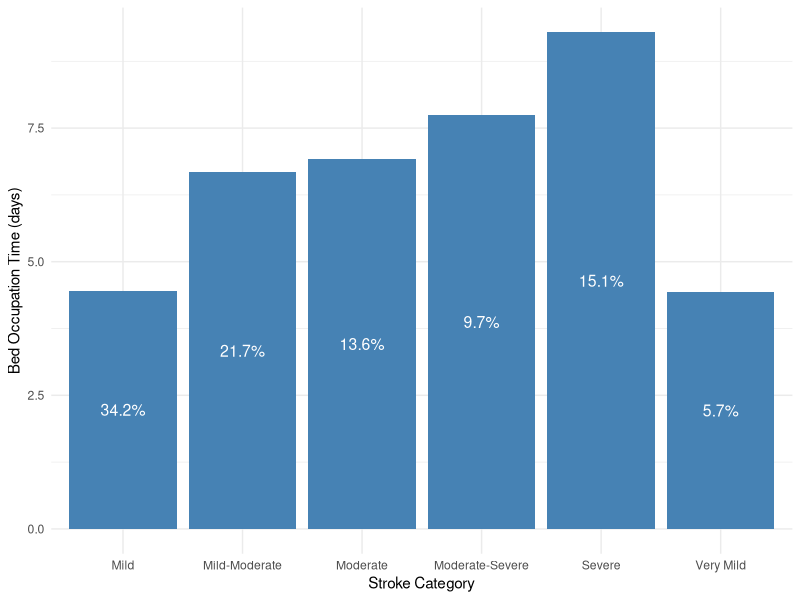
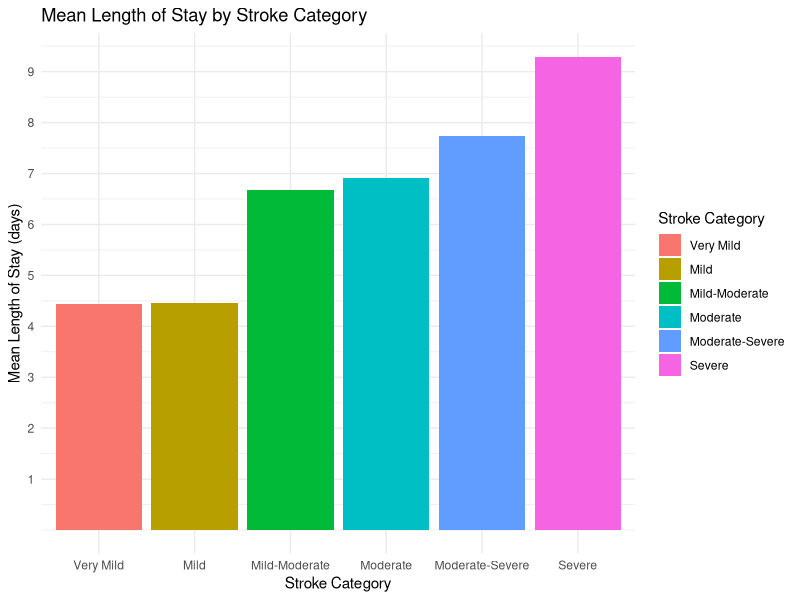
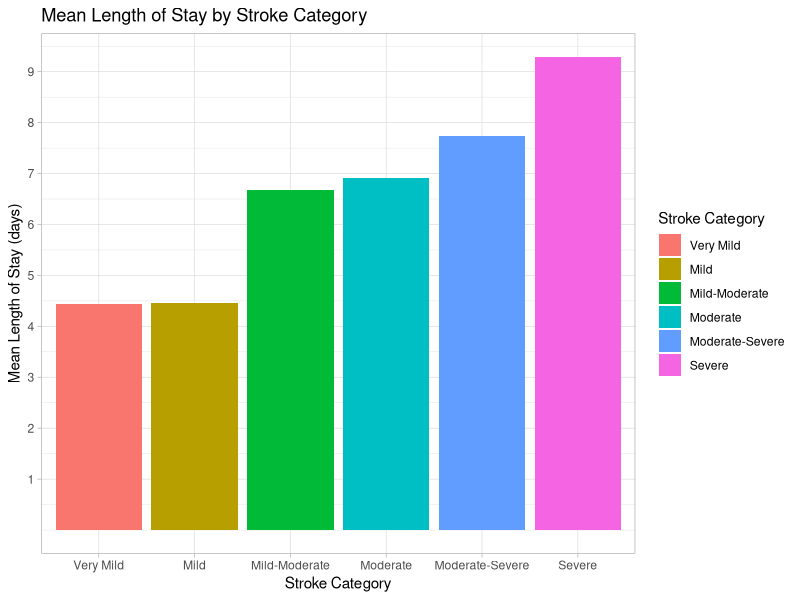

Generate these figures, in order, with R: (Note: this script raises an error after producing the figures.)
## ---- chunk 1
library(tidyverse)
library(ggplot2)
library(bookdown)

set.seed(2023)
# Parameters

total_patients <- 350 # assuming there are 350 all around the year
total_patients_future <- 1250 # assuming the 1250 patients in the future 
patients_per_month <- 350/12 # patients per month
arrival_rate <- total_patients/365  # average 6 patients per day
arrival_rate_future <- total_patients_future/365 # average 7 patients per day

# Bed occupation time (in days) for each stroke level

bed_occupation_time <- list(c(4.43), c(4.46), c(6.67), c(6.92), c(7.74), c(9.29))


# Probability of each stroke level
stroke_level_prob <- c(0.0570,0.342, 0.217, 0.136, 0.0971, 0.151)
## ---- chunk 2
library(tidyverse)
library(ggplot2)
library(bookdown)

set.seed(2023)
# Parameters

total_patients <- 350 # assuming there are 350 all around the year
total_patients_future <- 1250 # assuming the 1250 patients in the future 
patients_per_month <- 350/12 # patients per month
arrival_rate <- total_patients/365  # average 6 patients per day
arrival_rate_future <- total_patients_future/365 # average 7 patients per day

# Bed occupation time (in days) for each stroke level

bed_occupation_time <- list(c(4.43), c(4.46), c(6.67), c(6.92), c(7.74), c(9.29))


# Probability of each stroke level
stroke_level_prob <- c(0.0570,0.342, 0.217, 0.136, 0.0971, 0.151)

bed_occupation_time_df <- data.frame(
  stroke_category = c("Very Mild", "Mild", "Mild-Moderate", "Moderate", "Moderate-Severe", "Severe"),
  bed_occupation_time = c(4.43,4.46,6.67,6.92,7.74,9.29),
  probability = c(0.0570,0.342, 0.217, 0.136, 0.0971, 0.151)
)

ggplot(bed_occupation_time_df, aes(x = stroke_category, y = bed_occupation_time)) +
  geom_col(fill = "steelblue") +
  theme_minimal()+
  geom_text(aes(label = scales::percent(probability, accuracy = 0.1)), 
            position = position_stack(vjust = 0.5), color = "white", size = 4) +
  theme_minimal() +
  labs(
       x = "Stroke Category",
       y = "Bed Occupation Time (days)")

bed_occupation_time_df %>%
  knitr::kable(caption = "The table displaying stroke categories and corresponding length of stay and probabilities", label = "tab:bed_occupation_times_tab")
## ---- chunk 3
# generating the inter-arrival times

set.seed(2023)
# the function below is created to generate the inter-arrival times between the patients.
# the inter arrival follows an exponential distribution hence rexp(), arrival rate is
# defined above

generate_interarrival_times <- function(total_patients, arrival_rate) {
  set.seed(07052023)
  interarrival_times <- rexp(total_patients, rate = arrival_rate)
  return(interarrival_times)
}

## ---- chunk 4
# assigning the stroke levels to the patients

set.seed(2023)

# the function is created to assign patients (from total_patients) randomly a stroke level.
# This assignment is based on the probabilities defined in the stroke_level_prob. 
# To achieve this we use sample()

assign_stroke_levels <- function(total_patients, stroke_level_prob) {
  set.seed(07052023)
  stroke_levels <- sample(1:length(stroke_level_prob), 
                          size = total_patients, 
                          replace = TRUE, 
                          prob = stroke_level_prob)
  return(stroke_levels)
}


# if the probability of the severe stroke is really high, say 0.7, 
# then the sample() function would generate random samples of 350 patients 
# wherein most patients would be assigned the severe stroke level category. 

# stroke levels for the present number of patients
stroke_levels <- assign_stroke_levels(total_patients, stroke_level_prob)

# future stroke levels for the future increased number of patients

stroke_levels_future <- assign_stroke_levels(total_patients = total_patients_future,
                                             stroke_level_prob = stroke_level_prob)
## ---- chunk 5
#generating length of stay

generate_length_of_stay <- function(total_patients, bed_occupation_time, stroke_levels) {
  set.seed(07052023)
  los <- numeric(total_patients)

  i <- 1
  while (i <= total_patients) {
    stroke_categories <- stroke_levels[i]
    bed_time <- bed_occupation_time[[stroke_categories]]
    los[i] <- if (length(bed_time) == 1) {
      bed_time[1]
    } else {
      sample(bed_time[1]:bed_time[2], 1)
    }
    i <- i + 1
  }

  return(los)
}
# Generating length_of_stay for each patient
length_of_stay <- generate_length_of_stay(total_patients, bed_occupation_time, stroke_levels)

## ---- chunk 6

set.seed(2023)

# generating the arrival data for the current volume of patients

# Add number_of_patients and length_of_stay to arrivals_data

interarrival_times <- generate_interarrival_times(total_patients, arrival_rate)

stroke_levels <- assign_stroke_levels(total_patients, stroke_level_prob)

length_of_stay<- generate_length_of_stay(total_patients, bed_occupation_time, stroke_levels)

arrivals_data <- data.frame(interarrival_times, stroke_levels, length_of_stay)

arrivals_data$stroke_categories <- factor(arrivals_data$stroke_levels,
                                          levels = c(1, 2, 3, 4, 5, 6),
                                          labels = c("Very Mild", "Mild", "Mild-Moderate", "Moderate", "Moderate-Severe", "Severe"))

ggplot(arrivals_data, aes(x = stroke_categories, y = length_of_stay, fill = stroke_categories)) +
  geom_bar(stat = "summary", fun = "mean", position = "dodge") +
  theme_minimal() +
  scale_y_continuous(breaks = c(1,2,3,4,5,6,7,8,9,10))+
  labs(title = "Mean Length of Stay by Stroke Category",
       x = "Stroke Category",
       y = "Mean Length of Stay (days)") +
  scale_fill_discrete(name = "Stroke Category")

arrivals_data %>% head()

## ---- chunk 7
set.seed(2023)
# generating the arrival data for the future volume of patients

interarrival_times_future <- generate_interarrival_times(total_patients = total_patients_future,
                                                         arrival_rate_future)
stroke_levels_future <- assign_stroke_levels(total_patients = total_patients_future,
                                             stroke_level_prob = stroke_level_prob)
length_of_stay_future <- generate_length_of_stay(total_patients_future, bed_occupation_time, stroke_levels_future)

arrivals_data_future <- data.frame(interarrival_times_future,stroke_levels_future,
                                   length_of_stay_future)

arrivals_data_future$stroke_categories <- factor(arrivals_data_future$stroke_levels,
                                          levels = c(1, 2, 3, 4, 5, 6),
                                          labels = c("Very Mild", "Mild", "Mild-Moderate", "Moderate", "Moderate-Severe", "Severe"))

ggplot(arrivals_data_future, aes(x = stroke_categories, y = length_of_stay_future, fill = stroke_categories)) +
  geom_bar(stat = "summary", fun = "mean", position = "dodge") +
  theme_light() +
  scale_y_continuous(breaks = c(1,2,3,4,5,6,7,8,9,10))+
  labs(title = "Mean Length of Stay by Stroke Category",
       x = "Stroke Category",
       y = "Mean Length of Stay (days)") +
  scale_fill_discrete(name = "Stroke Category")

arrivals_data_future %>% head()
## ---- chunk 8

# created the stroke simulation function 

set.seed(2023)

stroke_simulation <- function(total_patients, arrival_rate, 
                              bed_occupation_time, stroke_level_prob, 
                              num_beds) {
  set.seed(07052023)
  
  interarrival_times <- generate_interarrival_times(total_patients, arrival_rate)
  stroke_levels <- assign_stroke_levels(total_patients, stroke_level_prob)
  length_of_stay <- generate_length_of_stay(total_patients, bed_occupation_time, stroke_levels)
  
  # initializing the beds and queue 
  beds <- numeric(num_beds)
  queue <- list()
  

# inter-arrival_time is an input parameter for this function, 
# which represents the time between patient arrivals. 
# This variable is based on the generate_interarrival_times function, 
# where we input the total number of patients and arrival rate.

# The pmax function ensures that the bed occupation times do not become negative. 
# A value of 0 in this context means that the bed is available 
# (i.e., the patient has completed their stay)
  
  update_bed_occupation_times <- function(beds, interarrival_time) {
    set.seed(07052023)
  beds <- pmax(beds - interarrival_time, 0)
  
  # 'beds' is a numeric vector that represents the current remaining 
  # bed occupation time for each bed in the simulation.
  # Each element in this vector corresponds to a bed in the hospital
  # ward. A value of 0 means that the bed is available for use.
  # Subtracting the inter-arrival_time from each element of 'beds' 
  # updates the remaining bed occupation times, considering the 
  # passage of time between patient arrivals.
  # The pmax function is used to ensure that the resulting bed 
  # occupation times do not become negative, meaning that a 
  # bed with a remaining time less than or equal to the interarrival_time
  # will be considered available (set to 0).
  return(beds)
}
  
  # for every patient in total patients (1000)
  i <- 1
  while (i <= total_patients) {
    set.seed(07052023)
    
    # update the beds variable with the bed occupation times 
    # of all the patients arriving at the inter-arrival times
    
    beds <- update_bed_occupation_times(beds, interarrival_times[i])
    # creating a new variable available beds to keep track 
    # of the available beds the beds that are available will
    # have the bed occupation time of 0 so in this variable 
    # I store the beds that are available hence which(beds==0)
    
    available_beds <- which(beds == 0)
    
    # here if the length of the available beds vector 
    # is greater than 0 which means that 
    # there is at least one bed with bed occupation times ==0 
    # then assign the first available bed to the patient 
    # by setting this available bed (bed occupation times ==0) 
    # to the length of the stay of the patient 
    # (whatever the severity of that patient might be)
    
    if (length(available_beds) > 0) {
      set.seed(07052023)
      beds[available_beds[1]] <- length_of_stay[i]
    } else {
      set.seed(07052023)
      # if there is no bed available then append the queue list
      queue <- append(queue, length_of_stay[i])
    }
  }
  
  return(list(beds = beds, queue = queue, length_of_stay =length_of_stay))
}



## ---- chunk 9

## defining the auxiliary functions such as the inter-arrival times, length of stay and assigning the stroke category functions inside the stroke simulation function.

stroke_simulation_mod <- function(total_patients, arrival_rate, 
                              bed_occupation_time, stroke_level_prob, 
                              num_beds) {
  set.seed(07052023)

  generate_interarrival_times <- function(total_patients, arrival_rate) {
    interarrival_times <- rexp(total_patients, rate = arrival_rate)
    return(interarrival_times)
  } 
  
  assign_stroke_levels <- function(total_patients, stroke_level_prob) {
    stroke_levels <- sample(1:length(stroke_level_prob), 
                            size = total_patients, 
                            replace = TRUE, 
                            prob = stroke_level_prob)
    return(stroke_levels)
  }
  
  generate_length_of_stay <- function(total_patients, bed_occupation_time, stroke_levels) {
    length_of_stay <- numeric(total_patients)
    
    for (i in 1:total_patients) {
      stroke_level <- stroke_levels[i]
      
      if (length(bed_occupation_time[[stroke_level]]) == 1) {
        length_of_stay[i] <- bed_occupation_time[[stroke_level]][1]
      } else {
        length_of_stay[i] <- sample(bed_occupation_time[[stroke_level]][1]:bed_occupation_time[[stroke_level]][2], 1)
      }
    }
    
    return(length_of_stay)
  }
  
  interarrival_times <- generate_interarrival_times(total_patients, arrival_rate)
  stroke_levels <- assign_stroke_levels(total_patients, stroke_level_prob)
  length_of_stay <- generate_length_of_stay(total_patients, bed_occupation_time, stroke_levels)
  
    beds <- rep(0, num_beds)
  queue <- list()
  
  update_bed_occupation_times <- function(beds, interarrival_time) {
    set.seed(07052023)
  beds <- pmax(beds - interarrival_time, 0)

  return(beds)
}

  
  for (i in 1:total_patients) {
    set.seed(07052023)
    
    beds <- update_bed_occupation_times(beds, interarrival_times[i])
    available_beds <- which(beds == 0)
    
    if (length(available_beds) > 0) {
      set.seed(07052023)
      beds[available_beds[1]] <- length_of_stay[i]
    } else {
      set.seed(07052023)
      # if there is no bed available then append the queue list
      queue <- append(queue, length_of_stay[i])
    }
  }
  
  return(list(beds = beds, queue = queue, length_of_stay =length_of_stay))
}

## run simulation function

run_simulation_mod <- function(arrival_rate,
                           bed_occupation_time,
                           stroke_level_prob,
                           total_patients,
                           num_simulations) {
  set.seed(07052023)
    num_bed_range <- seq(5,20, by=1)

  performance_metrics_list <- lapply(1:num_simulations, function(simulation) {
    set.seed(07052023)
    lapply(num_bed_range, function(num_beds) {
      set.seed(07052023)
      stroke_sim <- stroke_simulation_mod(total_patients =  total_patients,
                                      arrival_rate = arrival_rate,
                                      bed_occupation_time = bed_occupation_time,
                                      stroke_level_prob = stroke_level_prob,
                                      num_beds = num_beds)

      num_beds <- length(stroke_sim$beds)
      total_patients <- total_patients

      occupied_beds <- sum(stroke_sim$beds > 0)
      utilization <- occupied_beds / num_beds

      total_wait_times <- sum(unlist(stroke_sim$queue))
      num_patients_queue <- length(stroke_sim$queue)
      avg_wait_times <- total_wait_times / num_patients_queue

      average_time_in_queue = total_wait_times / num_patients_queue
      max_queue_length <- length(stroke_sim$queue)

      proportion_patients_waiting <- num_patients_queue / total_patients
      percent_patients_waiting <- proportion_patients_waiting * 100

      avg_length_of_stay <- (sum(stroke_sim$length_of_stay)) / total_patients

      performance_metrics_month <- data.frame(num_beds = num_beds,
                                              utilization = utilization,
                                              avg_wait_times = avg_wait_times,
                                              max_queue_length = max_queue_length,
                                              # min_queue_length = stroke_sim$min_queue_length,
                                              proportion_patients_waiting = proportion_patients_waiting,
                                              percent_patients_waiting = percent_patients_waiting,
                                              avg_length_of_stay = avg_length_of_stay)

      return(performance_metrics_month)
    })
  })

  return(performance_metrics_list)
}


results_mod <- run_simulation(arrival_rate = arrival_rate,
                          bed_occupation_time = bed_occupation_time,
                          stroke_level_prob = stroke_level_prob,
                          total_patients = total_patients,
                          num_simulations = 2000)
results_df_mod <-do.call(rbind, lapply(results, function(x) do.call(rbind, x)))
## ---- chunk 10
# Load the ggplot2 library
library(ggplot2)

# Plot average waiting times against the number of beds
ggplot(results_df, aes(x = num_beds, y = avg_wait_times)) +
  geom_point() +
  geom_smooth(method = "loess") +
  labs(title = "Average Waiting Times vs. Number of Beds",
       x = "Number of Beds",
       y = "Average Waiting Time (Days)")

# Plot the percent of patients waiting against the number of beds
ggplot(results_df, aes(x = num_beds, y = percent_patients_waiting)) +
  geom_point(size=1,
             alpha= 1) +
  geom_smooth(method = "loess") +
  theme_minimal() +
  labs(title = "Percent of Patients Waiting vs. Number of Beds",
       x = "Number of Beds",
       y = "Percent of Patients Waiting") +
  geom_hline(yintercept = 5, linetype = "dashed", color = "red", size = 0.5)+
  scale_y_continuous(breaks = c(5,10,15,20,25,30,35))


# Plot utilization against the number of beds
ggplot(results_df, aes(x = num_beds, y = utilization)) +
  geom_point(size=0.7) +
  geom_smooth(method = "loess") +
  theme_minimal()+
  geom_hline(yintercept = 0.8, linetype = "dashed", color = "red", size = 0.5)+
  labs(title = "Utilization vs. Number of Beds",
       x = "Number of Beds",
       y = "Utilization")

# Plot max queue length against the number of beds
xintersection = 11
yintersection = 8
ggplot(results_df, aes(x = num_beds, y = max_queue_length)) +
  geom_point() +
  geom_smooth(method = "loess") +
  scale_x_continuous(breaks = seq(4, 20, by=2))+
  scale_y_continuous(breaks = seq(5, 155, by = 10))+
  geom_vline(xintercept = 11, linetype="dashed", color = "steelblue", size = 0.5)+
  geom_hline(yintercept = 8, linetype = "dashed", color = "red", size=0.5)+
  geom_point(aes(x = xintersection, y = yintersection), color = "red", size = 1.5)+
  theme_minimal() +
  labs(title = "Maximum Queue Length vs. Number of Beds",
       x = "Number of Beds",
       y = "Maximum Queue Length")

## ---- chunk 11
set.seed(2023)

run_simulation <- function(arrival_rate,
                           bed_occupation_time,
                           stroke_level_prob,
                           total_patients,
                           num_simulations) {
  set.seed(07052023)
    num_bed_range <- seq(5,20, by=1)

  performance_metrics_list <- lapply(1:num_simulations, function(simulation) {
    set.seed(07052023)
    lapply(num_bed_range, function(num_beds) {
      set.seed(07052023)
      stroke_sim <- stroke_simulation(total_patients =  total_patients,
                                      arrival_rate = arrival_rate,
                                      bed_occupation_time = bed_occupation_time,
                                      stroke_level_prob = stroke_level_prob,
                                      num_beds = num_beds)

      num_beds <- length(stroke_sim$beds)
      total_patients <- total_patients

      occupied_beds <- sum(stroke_sim$beds > 0)
      utilization <- occupied_beds / num_beds

      total_wait_times <- sum(unlist(stroke_sim$queue))
      num_patients_queue <- length(stroke_sim$queue)
      avg_wait_times <- total_wait_times / num_patients_queue

      average_time_in_queue = total_wait_times / num_patients_queue
      max_queue_length <- length(stroke_sim$queue)

      proportion_patients_waiting <- num_patients_queue / total_patients
      percent_patients_waiting <- proportion_patients_waiting * 100

      avg_length_of_stay <- (sum(stroke_sim$length_of_stay)) / total_patients

      performance_metrics_month <- data.frame(num_beds = num_beds,
                                              utilization = utilization,
                                              avg_wait_times = avg_wait_times,
                                              max_queue_length = max_queue_length,
                                              # min_queue_length = stroke_sim$min_queue_length,
                                              proportion_patients_waiting = proportion_patients_waiting,
                                              percent_patients_waiting = percent_patients_waiting,
                                              avg_length_of_stay = avg_length_of_stay)

      return(performance_metrics_month)
    })
  })

  return(performance_metrics_list)
}

results <- run_simulation(arrival_rate = arrival_rate,
                          bed_occupation_time = bed_occupation_time,
                          stroke_level_prob = stroke_level_prob,
                          total_patients = total_patients,
                          num_simulations = 2000)



## ---- chunk 12
# Combine all the data frames into one
# 
 results_df <-do.call(rbind, lapply(results, function(x) do.call(rbind, x)))


## ---- chunk 13

# Load the ggplot2 library
library(ggplot2)

# Plot average waiting times against the number of beds
ggplot(results_df, aes(x = num_beds, y = avg_wait_times)) +
  geom_point() +
  geom_smooth(method = "loess") +
  labs(title = "Average Waiting Times vs. Number of Beds",
       x = "Number of Beds",
       y = "Average Waiting Time (Days)")

# Plot the percent of patients waiting against the number of beds
ggplot(results_df, aes(x = num_beds, y = percent_patients_waiting)) +
  geom_point(size=1,
             alpha= 1) +
  geom_smooth(method = "loess") +
  theme_minimal() +
  labs(title = "Percent of Patients Waiting vs. Number of Beds",
       x = "Number of Beds",
       y = "Percent of Patients Waiting") +
  geom_hline(yintercept = 5, linetype = "dashed", color = "red", size = 0.5)+
  scale_y_continuous(breaks = c(5,10,15,20,25,30,35))


# Plot utilization against the number of beds
ggplot(results_df, aes(x = num_beds, y = utilization)) +
  geom_point(size=0.7) +
  geom_smooth(method = "loess") +
  theme_minimal()+
  geom_hline(yintercept = 0.8, linetype = "dashed", color = "red", size = 0.5)+
  labs(title = "Utilization vs. Number of Beds",
       x = "Number of Beds",
       y = "Utilization")

# Plot max queue length against the number of beds
xintersection = 11
yintersection = 8
ggplot(results_df, aes(x = num_beds, y = max_queue_length)) +
  geom_point() +
  geom_smooth(method = "loess") +
  scale_x_continuous(breaks = seq(4, 20, by=2))+
  scale_y_continuous(breaks = seq(5, 155, by = 10))+
  geom_vline(xintercept = 11, linetype="dashed", color = "steelblue", size = 0.5)+
  geom_hline(yintercept = 8, linetype = "dashed", color = "red", size=0.5)+
  geom_point(aes(x = xintersection, y = yintersection), color = "red", size = 1.5)+
  theme_minimal() +
  labs(title = "Maximum Queue Length vs. Number of Beds",
       x = "Number of Beds",
       y = "Maximum Queue Length")




## ---- chunk 14
# visualization for the future

results_future <- run_simulation(arrival_rate = arrival_rate,
                          bed_occupation_time = bed_occupation_time,
                          stroke_level_prob = stroke_level_prob,
                          total_patients = 2500,
                          num_simulations = 100)

results_df_future <- do.call(rbind, lapply(results_future, function(x) do.call(rbind, x)))

# Load the ggplot2 library
library(ggplot2)

# Plot average waiting times against the number of beds
ggplot(results_df_future, aes(x = num_beds, y = avg_wait_times)) +
  geom_point() +
  geom_smooth(method = "loess") +
  labs(title = "Average Waiting Times vs. Number of Beds",
       x = "Number of Beds",
       y = "Average Waiting Time (Days)")

# Plot the proportion of patients waiting against the number of beds
ggplot(results_df_future, aes(x = num_beds, y = percent_patients_waiting)) +
  geom_point(size=0.7,
             alpha= 0.5) +
  geom_smooth(method = "loess") +
  theme_minimal() +
  labs(title = "Percent of Patients Waiting vs. Number of Beds",
       x = "Number of Beds",
       y = "Percent of Patients Waiting") +
  geom_hline(yintercept = 5, linetype = "dashed", color = "red", size = 0.5)+
  scale_y_continuous(breaks = c(5,10,15,20,25,30,35,40,45)) +
  scale_x_continuous(breaks = c(2,4,6,8,10,12,14,16,18,20,22,24,26,28,30,32,34,36,38,40,42,44,46,48,50))


# Plot utilization against the number of beds
ggplot(results_df_future, aes(x = num_beds, y = utilization)) +
  geom_point(size=0.7) +
  geom_smooth(method = "loess") +
  theme_minimal()+
  geom_hline(yintercept = 0.8, linetype = "dashed", color = "red", size = 0.5)+
  labs(title = "Utilization vs. Number of Beds",
       x = "Number of Beds",
       y = "Utilization")

# Plot max queue length against the number of beds
ggplot(results_df_future, aes(x = num_beds, y = max_queue_length)) +
  geom_point() +
  geom_smooth(method = "loess") +
  theme_minimal() +
  labs(title = "Maximum Queue Length vs. Number of Beds",
       x = "Number of Beds",
       y = "Maximum Queue Length")
## ---- chunk 15
# Function to run simulation
run_simulation_sa <- function(params, num_simulations) {
  num_bed_range <- seq(5,20, by=1)
  
  performance_metrics_list <- lapply(1:num_simulations, function(simulation) {
    lapply(num_bed_range, function(num_beds) {
      stroke_sim <- stroke_simulation(total_patients =  params$total_patients,
                                      arrival_rate = params$arrival_rate,
                                      bed_occupation_time = params$bed_occupation_time,
                                      stroke_level_prob = params$stroke_level_prob,
                                      num_beds = num_beds)
      
      # Calculate only the desired metrics
      num_beds <- length(stroke_sim$beds)

      occupied_beds <- sum(stroke_sim$beds > 0)
      utilization <- occupied_beds / num_beds

      num_patients_queue <- length(stroke_sim$queue)

      proportion_patients_waiting <- num_patients_queue / total_patients
      percent_patients_waiting <- proportion_patients_waiting * 100

      max_queue_length <- length(stroke_sim$queue)
      
      # Return only the desired metrics
      performance_metrics_month <- data.frame(num_beds = num_beds,
                                              utilization = utilization,
                                              percent_patients_waiting = percent_patients_waiting,
                                              max_queue_length = max_queue_length)
      
      return(performance_metrics_month)
    })
  })
  
  # Collapse the list of data frames into one data frame
  performance_metrics_df <- do.call(rbind, unlist(performance_metrics_list, recursive = FALSE))
  
  return(performance_metrics_df)
}


# Initialize a data frame to store results
# results_df_sa <- data.frame()

# Original parameters
params <- list(arrival_rate = 1,
               bed_occupation_time = bed_occupation_time,
               stroke_level_prob = stroke_level_prob,
               total_patients = total_patients)
# Define the factors by which we'll vary the parameters
factors <- c(1.5, 2.5, 3.5, 4.5 )

# Initialize an empty list to store results
results <- list()

# Vary parameters
for (param in names(params)) {
  for (factor in factors) {
    params_adjusted <- params
    if (param == 'bed_occupation_time') {
      params_adjusted[[param]] <- unlist(lapply(params[[param]], function(x) x * factor))
    } else {
      params_adjusted[[param]] <- params[[param]] * factor
    }
    # Run simulation
    output <- run_simulation_sa(params_adjusted, num_simulations = 120)
    
    # Store results
    results[[paste(param, factor, sep = "_")]] <- output
  }
}
